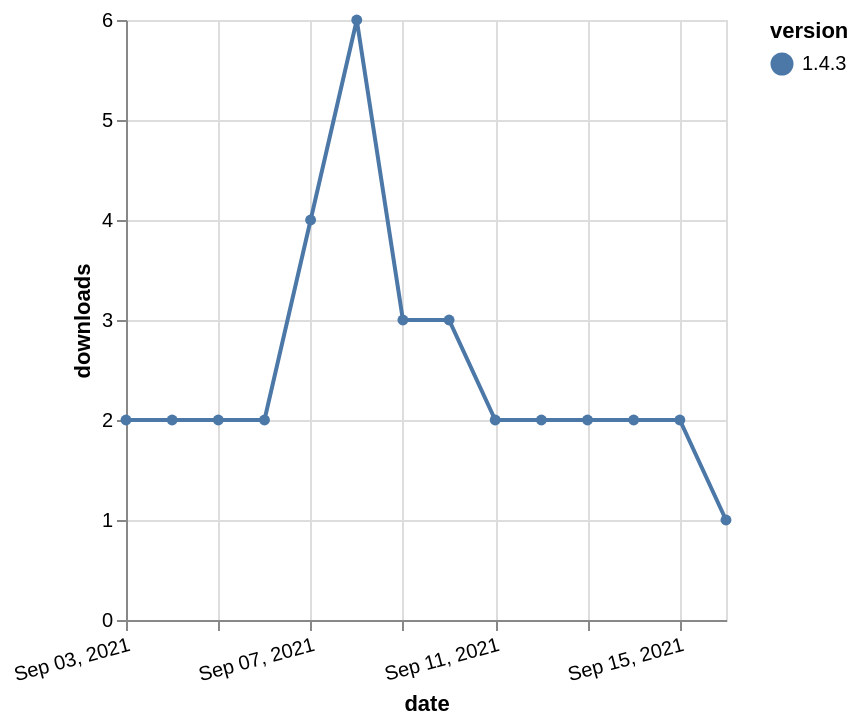

This figure's Vega-Lite source:
### Vega-Lite specification from a JSON file in a GitHub repository (floating-point values rounded to 4 significant figures)
{"$schema": "https://vega.github.io/schema/vega-lite/v5.json", "description": "A simple bar chart with embedded data.", "data": {"values": [{"date": "2021-09-03", "total": 4271, "delta": 2, "version": "1.4.3"}, {"date": "2021-09-04", "total": 4273, "delta": 2, "version": "1.4.3"}, {"date": "2021-09-05", "total": 4275, "delta": 2, "version": "1.4.3"}, {"date": "2021-09-06", "total": 4277, "delta": 2, "version": "1.4.3"}, {"date": "2021-09-07", "total": 4281, "delta": 4, "version": "1.4.3"}, {"date": "2021-09-08", "total": 4287, "delta": 6, "version": "1.4.3"}, {"date": "2021-09-09", "total": 4290, "delta": 3, "version": "1.4.3"}, {"date": "2021-09-10", "total": 4293, "delta": 3, "version": "1.4.3"}, {"date": "2021-09-11", "total": 4295, "delta": 2, "version": "1.4.3"}, {"date": "2021-09-12", "total": 4297, "delta": 2, "version": "1.4.3"}, {"date": "2021-09-13", "total": 4299, "delta": 2, "version": "1.4.3"}, {"date": "2021-09-14", "total": 4301, "delta": 2, "version": "1.4.3"}, {"date": "2021-09-15", "total": 4303, "delta": 2, "version": "1.4.3"}, {"date": "2021-09-16", "total": 4304, "delta": 1, "version": "1.4.3"}]}, "width": "container", "mark": {"type": "line", "point": {"filled": true}}, "encoding": {"x": {"field": "date", "type": "temporal", "timeUnit": "yearmonthdate", "title": "date", "axis": {"labelAngle": -15}}, "y": {"field": "delta", "type": "quantitative", "title": "downloads"}, "color": {"field": "version", "type": "nominal"}, "tooltip": {"field": "delta"}}}
